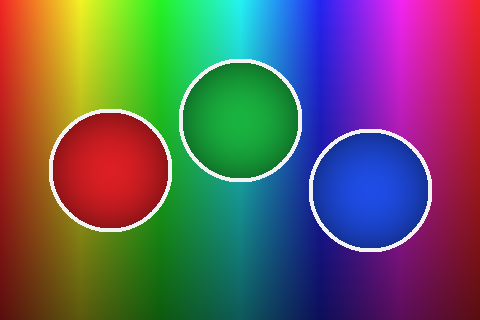
#> input picture bilder/eksempel.png, 480 x 320 px, found by its file name
$ jupyter execute notatbok_eksempel.ipynb
#> lines starting #> are read from the running program, lines starting #| are printed output that depends on the picture; after the words box and inside, x2 and y2 are one past the last pixel; in counts of white or black regions, pixels touching at a corner belong together
# Notatbok: kom i gang

En notatbok består av celler. Kjør en celle med **Shift+Enter**. Variablene du lager i én celle, kan du bruke i de neste, akkurat som i Google Colab.

- **Shift+Enter** kjører cellen og går til neste
- **Ctrl+Enter** kjører cellen og blir stående
- **Alt+Enter** kjører cellen og lager en ny under
- Dobbeltklikk på en tekstcelle for å redigere den

[cell 1]
import cv2
import numpy as np
import matplotlib.pyplot as plt

img = cv2.imread("eksempel.png")   # fra mappen bilder/
#> img is the input picture: shape (320, 480, 3); mean B, G, R 95.3, 92.2, 99.9
img.shape
#> Out = (320, 480, 3)

## Gråtone og terskel

`img` fra cellen over finnes fortsatt. Endre `thresh` og kjør cellen på nytt.

[cell 2]
gray = cv2.cvtColor(img, cv2.COLOR_BGR2GRAY)
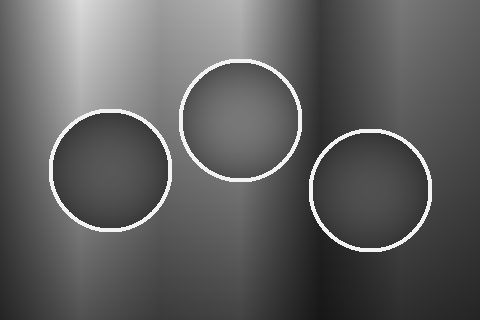
#> gray: shape (320, 480); min 22, max 242, mean 94.9
thresh = 120
_, binary = cv2.threshold(gray, thresh, 255, cv2.THRESH_BINARY)
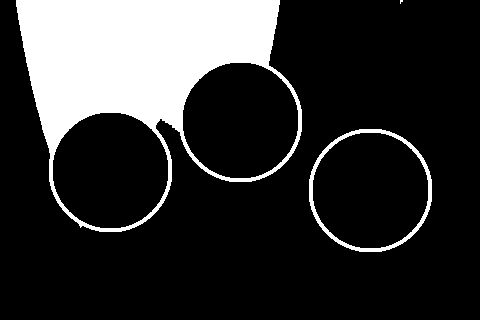
#> binary: shape (320, 480); 19.2% white; 3 white regions (1 under 20 px), largest, box (x1, y1, x2, y2) and area: (16, 0, 302, 232) 27909, (309, 129, 432, 252) 1512
cv2.imshow(f"thresh = {thresh}", binary)

## Histogram

Figurer fra matplotlib vises rett under cellen.

[cell 3]
plt.figure(figsize=(7, 3))
plt.hist(gray.ravel(), bins=256, range=(0, 256), color="gray")
plt.axvline(thresh, color="red", label=f"thresh = {thresh}")
plt.legend()
plt.title("Gråtoner i eksempel.png")
plt.show()
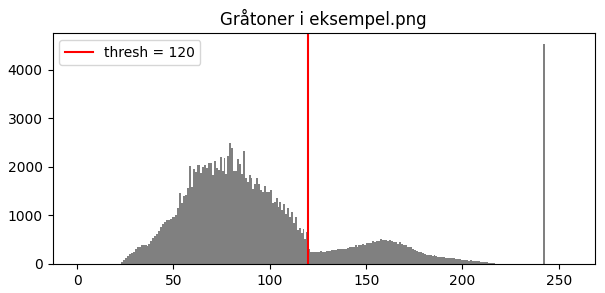
#> figure drawn by matplotlib, 1 panel; tallest bar 4536 high, from x = 242 to 243

$ run again, with bilder/nature.png copied over bilder/eksempel.png
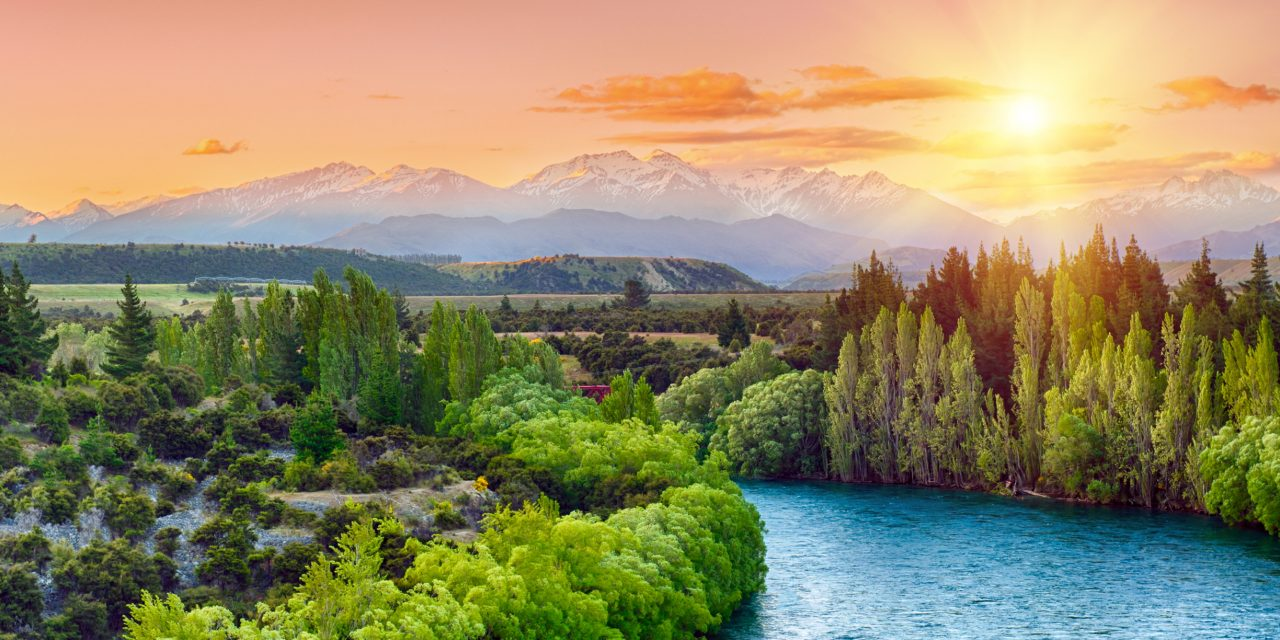
#> input picture bilder/nature.png, 1280 x 640 px, found by its file name
#> img is the input picture: shape (640, 1280, 3); mean B, G, R 102.4, 137.1, 145.6
#> `_, binary = cv2.threshold(gray, thresh, 255, cv2.THRESH_BINARY)`:
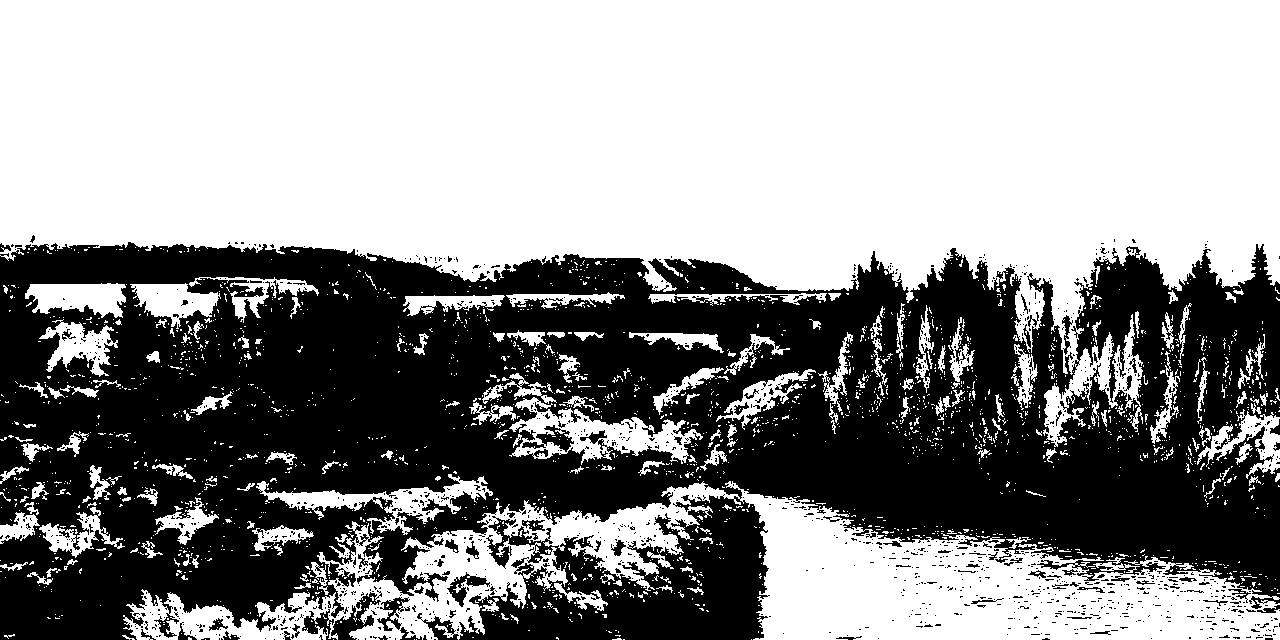
#> binary: shape (640, 1280); 56.9% white; 1352 black regions (1268 under 20 px), largest, box (x1, y1, x2, y2) and area: (0, 242, 1280, 640) 341877, (331, 590, 382, 640) 857, (522, 425, 574, 452) 540
#> `plt.show()`:
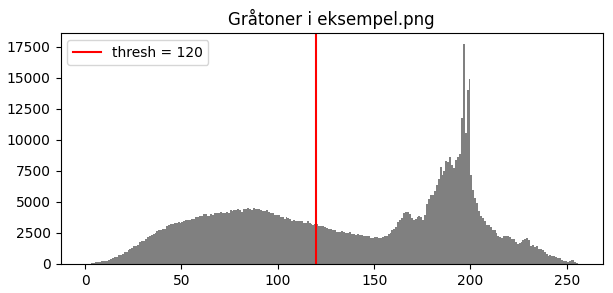
#> figure drawn by matplotlib, 1 panel; tallest bar 17730 high, from x = 196 to 197
